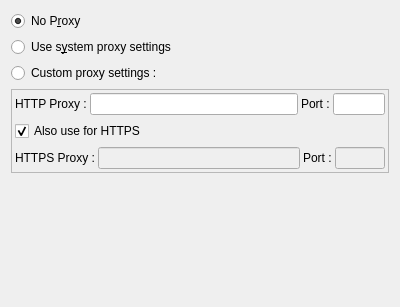
<?xml version="1.0" encoding="UTF-8"?>
<ui version="4.0">
 <class>QQNetworkSettings</class>
 <widget class="QWidget" name="QQNetworkSettings">
  <property name="geometry">
   <rect>
    <x>0</x>
    <y>0</y>
    <width>400</width>
    <height>307</height>
   </rect>
  </property>
  <property name="windowTitle">
   <string>Form</string>
  </property>
  <layout class="QVBoxLayout" name="verticalLayout">
   <item>
    <widget class="QRadioButton" name="noProxyRB">
     <property name="text">
      <string>No P&amp;roxy</string>
     </property>
     <property name="checked">
      <bool>true</bool>
     </property>
    </widget>
   </item>
   <item>
    <widget class="QRadioButton" name="systProxyRB">
     <property name="text">
      <string>Use s&amp;ystem proxy settings</string>
     </property>
    </widget>
   </item>
   <item>
    <widget class="QRadioButton" name="customProxyRB">
     <property name="text">
      <string>Custom proxy settings :</string>
     </property>
    </widget>
   </item>
   <item>
    <widget class="QFrame" name="frame">
     <property name="frameShape">
      <enum>QFrame::StyledPanel</enum>
     </property>
     <property name="frameShadow">
      <enum>QFrame::Raised</enum>
     </property>
     <layout class="QVBoxLayout" name="verticalLayout_2">
      <property name="spacing">
       <number>0</number>
      </property>
      <property name="leftMargin">
       <number>0</number>
      </property>
      <property name="topMargin">
       <number>0</number>
      </property>
      <property name="rightMargin">
       <number>0</number>
      </property>
      <property name="bottomMargin">
       <number>0</number>
      </property>
      <item>
       <widget class="QWidget" name="widget" native="true">
        <layout class="QHBoxLayout" name="horizontalLayout" stretch="1,4,1,1">
         <property name="spacing">
          <number>3</number>
         </property>
         <property name="leftMargin">
          <number>3</number>
         </property>
         <property name="topMargin">
          <number>3</number>
         </property>
         <property name="rightMargin">
          <number>3</number>
         </property>
         <property name="bottomMargin">
          <number>3</number>
         </property>
         <item>
          <widget class="QLabel" name="label">
           <property name="sizePolicy">
            <sizepolicy hsizetype="Fixed" vsizetype="Preferred">
             <horstretch>0</horstretch>
             <verstretch>0</verstretch>
            </sizepolicy>
           </property>
           <property name="text">
            <string>HTTP Proxy :</string>
           </property>
          </widget>
         </item>
         <item>
          <widget class="QLineEdit" name="httpProxyHostLE"/>
         </item>
         <item>
          <widget class="QLabel" name="label_2">
           <property name="sizePolicy">
            <sizepolicy hsizetype="Fixed" vsizetype="Preferred">
             <horstretch>0</horstretch>
             <verstretch>0</verstretch>
            </sizepolicy>
           </property>
           <property name="text">
            <string>Port :</string>
           </property>
          </widget>
         </item>
         <item>
          <widget class="QLineEdit" name="httpProxyPortLE">
           <property name="sizePolicy">
            <sizepolicy hsizetype="Expanding" vsizetype="Fixed">
             <horstretch>0</horstretch>
             <verstretch>0</verstretch>
            </sizepolicy>
           </property>
           <property name="inputMask">
            <string>00000</string>
           </property>
           <property name="maxLength">
            <number>5</number>
           </property>
          </widget>
         </item>
        </layout>
       </widget>
      </item>
      <item>
       <widget class="QWidget" name="widget_2" native="true">
        <layout class="QHBoxLayout" name="horizontalLayout_2">
         <property name="spacing">
          <number>3</number>
         </property>
         <property name="leftMargin">
          <number>3</number>
         </property>
         <property name="topMargin">
          <number>3</number>
         </property>
         <property name="rightMargin">
          <number>3</number>
         </property>
         <property name="bottomMargin">
          <number>3</number>
         </property>
         <item>
          <widget class="QCheckBox" name="httpsAsHttpCB">
           <property name="text">
            <string>Also use for HTTPS</string>
           </property>
           <property name="checked">
            <bool>true</bool>
           </property>
          </widget>
         </item>
        </layout>
       </widget>
      </item>
      <item>
       <widget class="QWidget" name="widget_3" native="true">
        <layout class="QHBoxLayout" name="horizontalLayout_3" stretch="1,4,1,1">
         <property name="spacing">
          <number>3</number>
         </property>
         <property name="leftMargin">
          <number>3</number>
         </property>
         <property name="topMargin">
          <number>3</number>
         </property>
         <property name="rightMargin">
          <number>3</number>
         </property>
         <property name="bottomMargin">
          <number>3</number>
         </property>
         <item>
          <widget class="QLabel" name="label_3">
           <property name="sizePolicy">
            <sizepolicy hsizetype="Fixed" vsizetype="Preferred">
             <horstretch>0</horstretch>
             <verstretch>0</verstretch>
            </sizepolicy>
           </property>
           <property name="text">
            <string>HTTPS Proxy :</string>
           </property>
          </widget>
         </item>
         <item>
          <widget class="QLineEdit" name="httpsProxyHostLE">
           <property name="enabled">
            <bool>false</bool>
           </property>
          </widget>
         </item>
         <item>
          <widget class="QLabel" name="label_4">
           <property name="sizePolicy">
            <sizepolicy hsizetype="Fixed" vsizetype="Preferred">
             <horstretch>0</horstretch>
             <verstretch>0</verstretch>
            </sizepolicy>
           </property>
           <property name="text">
            <string>Port :</string>
           </property>
          </widget>
         </item>
         <item>
          <widget class="QLineEdit" name="httpsProxyPortLE">
           <property name="enabled">
            <bool>false</bool>
           </property>
           <property name="sizePolicy">
            <sizepolicy hsizetype="Expanding" vsizetype="Fixed">
             <horstretch>0</horstretch>
             <verstretch>0</verstretch>
            </sizepolicy>
           </property>
           <property name="inputMask">
            <string>00000</string>
           </property>
           <property name="maxLength">
            <number>5</number>
           </property>
          </widget>
         </item>
        </layout>
       </widget>
      </item>
     </layout>
    </widget>
   </item>
   <item>
    <spacer name="verticalSpacer">
     <property name="orientation">
      <enum>Qt::Vertical</enum>
     </property>
     <property name="sizeHint" stdset="0">
      <size>
       <width>20</width>
       <height>40</height>
      </size>
     </property>
    </spacer>
   </item>
  </layout>
 </widget>
 <resources/>
 <connections>
  <connection>
   <sender>httpsAsHttpCB</sender>
   <signal>clicked(bool)</signal>
   <receiver>httpsProxyHostLE</receiver>
   <slot>setDisabled(bool)</slot>
   <hints>
    <hint type="sourcelabel">
     <x>199</x>
     <y>142</y>
    </hint>
    <hint type="destinationlabel">
     <x>197</x>
     <y>172</y>
    </hint>
   </hints>
  </connection>
  <connection>
   <sender>httpsAsHttpCB</sender>
   <signal>clicked(bool)</signal>
   <receiver>httpsProxyPortLE</receiver>
   <slot>setDisabled(bool)</slot>
   <hints>
    <hint type="sourcelabel">
     <x>199</x>
     <y>142</y>
    </hint>
    <hint type="destinationlabel">
     <x>361</x>
     <y>172</y>
    </hint>
   </hints>
  </connection>
 </connections>
</ui>
